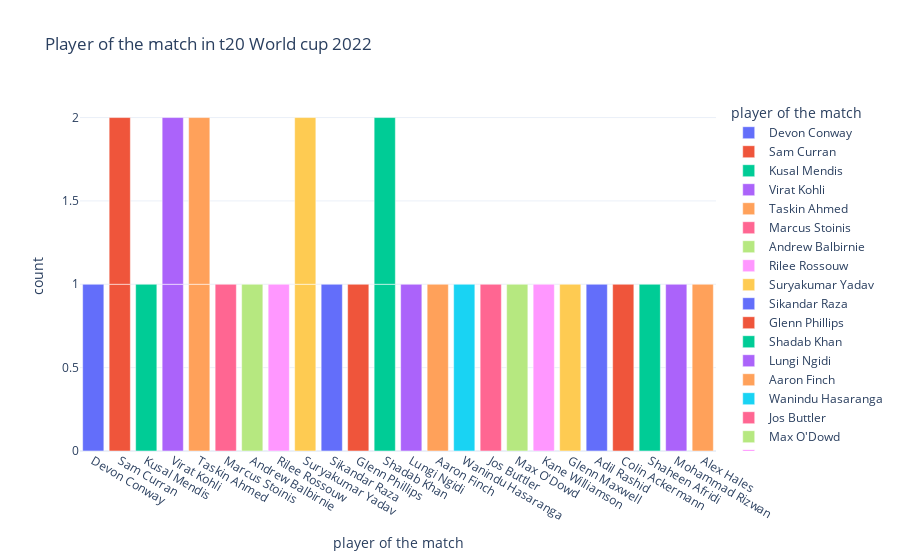

Notebook code cell kept with this figure:
### Markdown cell above
### Now let’s have a look at the number of player of the match awards in the world cup:

### Code cell
figure=px.bar(data,
              x=data["player of the match"],
              color=data["player of the match"],
              title="Player of the match in t20 World cup 2022")
figure.show()

### Figure 1 — Plotly figure (JSON) as saved in the notebook; plotly's stock layout.template omitted (floating-point values rounded to 4 significant figures)
{"data": [{"alignmentgroup": "True", "hovertemplate": "player of the match=%{x}<br>count=%{y}<extra></extra>", "legendgroup": "Devon Conway", "marker": {"color": "#636efa", "pattern": {"shape": ""}}, "name": "Devon Conway", "offsetgroup": "Devon Conway", "orientation": "v", "showlegend": true, "textposition": "auto", "type": "bar", "x": ["Devon Conway"], "xaxis": "x", "y": [1], "yaxis": "y"}, {"alignmentgroup": "True", "hovertemplate": "player of the match=%{x}<br>count=%{y}<extra></extra>", "legendgroup": "Sam Curran", "marker": {"color": "#EF553B", "pattern": {"shape": ""}}, "name": "Sam Curran", "offsetgroup": "Sam Curran", "orientation": "v", "showlegend": true, "textposition": "auto", "type": "bar", "x": ["Sam Curran", "Sam Curran"], "xaxis": "x", "y": [1, 1], "yaxis": "y"}, {"alignmentgroup": "True", "hovertemplate": "player of the match=%{x}<br>count=%{y}<extra></extra>", "legendgroup": "Kusal Mendis", "marker": {"color": "#00cc96", "pattern": {"shape": ""}}, "name": "Kusal Mendis", "offsetgroup": "Kusal Mendis", "orientation": "v", "showlegend": true, "textposition": "auto", "type": "bar", "x": ["Kusal Mendis"], "xaxis": "x", "y": [1], "yaxis": "y"}, {"alignmentgroup": "True", "hovertemplate": "player of the match=%{x}<br>count=%{y}<extra></extra>", "legendgroup": "Virat Kohli", "marker": {"color": "#ab63fa", "pattern": {"shape": ""}}, "name": "Virat Kohli", "offsetgroup": "Virat Kohli", "orientation": "v", "showlegend": true, "textposition": "auto", "type": "bar", "x": ["Virat Kohli", "Virat Kohli"], "xaxis": "x", "y": [1, 1], "yaxis": "y"}, {"alignmentgroup": "True", "hovertemplate": "player of the match=%{x}<br>count=%{y}<extra></extra>", "legendgroup": "Taskin Ahmed", "marker": {"color": "#FFA15A", "pattern": {"shape": ""}}, "name": "Taskin Ahmed", "offsetgroup": "Taskin Ahmed", "orientation": "v", "showlegend": true, "textposition": "auto", "type": "bar", "x": ["Taskin Ahmed", "Taskin Ahmed"], "xaxis": "x", "y": [1, 1], "yaxis": "y"}, {"alignmentgroup": "True", "hovertemplate": "player of the match=%{x}<br>count=%{y}<extra></extra>", "legendgroup": "Marcus Stoinis", "marker": {"color": "#FF6692", "pattern": {"shape": ""}}, "name": "Marcus Stoinis", "offsetgroup": "Marcus Stoinis", "orientation": "v", "showlegend": true, "textposition": "auto", "type": "bar", "x": ["Marcus Stoinis"], "xaxis": "x", "y": [1], "yaxis": "y"}, {"alignmentgroup": "True", "hovertemplate": "player of the match=%{x}<br>count=%{y}<extra></extra>", "legendgroup": "Andrew Balbirnie", "marker": {"color": "#B6E880", "pattern": {"shape": ""}}, "name": "Andrew Balbirnie", "offsetgroup": "Andrew Balbirnie", "orientation": "v", "showlegend": true, "textposition": "auto", "type": "bar", "x": ["Andrew Balbirnie"], "xaxis": "x", "y": [1], "yaxis": "y"}, {"alignmentgroup": "True", "hovertemplate": "player of the match=%{x}<br>count=%{y}<extra></extra>", "legendgroup": "Rilee Rossouw", "marker": {"color": "#FF97FF", "pattern": {"shape": ""}}, "name": "Rilee Rossouw", "offsetgroup": "Rilee Rossouw", "orientation": "v", "showlegend": true, "textposition": "auto", "type": "bar", "x": ["Rilee Rossouw"], "xaxis": "x", "y": [1], "yaxis": "y"}, {"alignmentgroup": "True", "hovertemplate": "player of the match=%{x}<br>count=%{y}<extra></extra>", "legendgroup": "Suryakumar Yadav", "marker": {"color": "#FECB52", "pattern": {"shape": ""}}, "name": "Suryakumar Yadav", "offsetgroup": "Suryakumar Yadav", "orientation": "v", "showlegend": true, "textposition": "auto", "type": "bar", "x": ["Suryakumar Yadav", "Suryakumar Yadav"], "xaxis": "x", "y": [1, 1], "yaxis": "y"}, {"alignmentgroup": "True", "hovertemplate": "player of the match=%{x}<br>count=%{y}<extra></extra>", "legendgroup": "Sikandar Raza", "marker": {"color": "#636efa", "pattern": {"shape": ""}}, "name": "Sikandar Raza", "offsetgroup": "Sikandar Raza", "orientation": "v", "showlegend": true, "textposition": "auto", "type": "bar", "x": ["Sikandar Raza"], "xaxis": "x", "y": [1], "yaxis": "y"}, {"alignmentgroup": "True", "hovertemplate": "player of the match=%{x}<br>count=%{y}<extra></extra>", "legendgroup": "Glenn Phillips", "marker": {"color": "#EF553B", "pattern": {"shape": ""}}, "name": "Glenn Phillips", "offsetgroup": "Glenn Phillips", "orientation": "v", "showlegend": true, "textposition": "auto", "type": "bar", "x": ["Glenn Phillips"], "xaxis": "x", "y": [1], "yaxis": "y"}, {"alignmentgroup": "True", "hovertemplate": "player of the match=%{x}<br>count=%{y}<extra></extra>", "legendgroup": "Shadab Khan", "marker": {"color": "#00cc96", "pattern": {"shape": ""}}, "name": "Shadab Khan", "offsetgroup": "Shadab Khan", "orientation": "v", "showlegend": true, "textposition": "auto", "type": "bar", "x": ["Shadab Khan", "Shadab Khan"], "xaxis": "x", "y": [1, 1], "yaxis": "y"}, {"alignmentgroup": "True", "hovertemplate": "player of the match=%{x}<br>count=%{y}<extra></extra>", "legendgroup": "Lungi Ngidi", "marker": {"color": "#ab63fa", "pattern": {"shape": ""}}, "name": "Lungi Ngidi", "offsetgroup": "Lungi Ngidi", "orientation": "v", "showlegend": true, "textposition": "auto", "type": "bar", "x": ["Lungi Ngidi"], "xaxis": "x", "y": [1], "yaxis": "y"}, {"alignmentgroup": "True", "hovertemplate": "player of the match=%{x}<br>count=%{y}<extra></extra>", "legendgroup": "Aaron Finch", "marker": {"color": "#FFA15A", "pattern": {"shape": ""}}, "name": "Aaron Finch", "offsetgroup": "Aaron Finch", "orientation": "v", "showlegend": true, "textposition": "auto", "type": "bar", "x": ["Aaron Finch"], "xaxis": "x", "y": [1], "yaxis": "y"}, {"alignmentgroup": "True", "hovertemplate": "player of the match=%{x}<br>count=%{y}<extra></extra>", "legendgroup": "Wanindu Hasaranga", "marker": {"color": "#19d3f3", "pattern": {"shape": ""}}, "name": "Wanindu Hasaranga", "offsetgroup": "Wanindu Hasaranga", "orientation": "v", "showlegend": true, "textposition": "auto", "type": "bar", "x": ["Wanindu Hasaranga"], "xaxis": "x", "y": [1], "yaxis": "y"}, {"alignmentgroup": "True", "hovertemplate": "player of the match=%{x}<br>count=%{y}<extra></extra>", "legendgroup": "Jos Buttler", "marker": {"color": "#FF6692", "pattern": {"shape": ""}}, "name": "Jos Buttler", "offsetgroup": "Jos Buttler", "orientation": "v", "showlegend": true, "textposition": "auto", "type": "bar", "x": ["Jos Buttler"], "xaxis": "x", "y": [1], "yaxis": "y"}, {"alignmentgroup": "True", "hovertemplate": "player of the match=%{x}<br>count=%{y}<extra></extra>", "legendgroup": "Max O'Dowd", "marker": {"color": "#B6E880", "pattern": {"shape": ""}}, "name": "Max O'Dowd", "offsetgroup": "Max O'Dowd", "orientation": "v", "showlegend": true, "textposition": "auto", "type": "bar", "x": ["Max O'Dowd"], "xaxis": "x", "y": [1], "yaxis": "y"}, {"alignmentgroup": "True", "hovertemplate": "player of the match=%{x}<br>count=%{y}<extra></extra>", "legendgroup": "Kane Williamson", "marker": {"color": "#FF97FF", "pattern": {"shape": ""}}, "name": "Kane Williamson", "offsetgroup": "Kane Williamson", "orientation": "v", "showlegend": true, "textposition": "auto", "type": "bar", "x": ["Kane Williamson"], "xaxis": "x", "y": [1], "yaxis": "y"}, {"alignmentgroup": "True", "hovertemplate": "player of the match=%{x}<br>count=%{y}<extra></extra>", "legendgroup": "Glenn Maxwell", "marker": {"color": "#FECB52", "pattern": {"shape": ""}}, "name": "Glenn Maxwell", "offsetgroup": "Glenn Maxwell", "orientation": "v", "showlegend": true, "textposition": "auto", "type": "bar", "x": ["Glenn Maxwell"], "xaxis": "x", "y": [1], "yaxis": "y"}, {"alignmentgroup": "True", "hovertemplate": "player of the match=%{x}<br>count=%{y}<extra></extra>", "legendgroup": "Adil Rashid", "marker": {"color": "#636efa", "pattern": {"shape": ""}}, "name": "Adil Rashid", "offsetgroup": "Adil Rashid", "orientation": "v", "showlegend": true, "textposition": "auto", "type": "bar", "x": ["Adil Rashid"], "xaxis": "x", "y": [1], "yaxis": "y"}, {"alignmentgroup": "True", "hovertemplate": "player of the match=%{x}<br>count=%{y}<extra></extra>", "legendgroup": "Colin Ackermann", "marker": {"color": "#EF553B", "pattern": {"shape": ""}}, "name": "Colin Ackermann", "offsetgroup": "Colin Ackermann", "orientation": "v", "showlegend": true, "textposition": "auto", "type": "bar", "x": ["Colin Ackermann"], "xaxis": "x", "y": [1], "yaxis": "y"}, {"alignmentgroup": "True", "hovertemplate": "player of the match=%{x}<br>count=%{y}<extra></extra>", "legendgroup": "Shaheen Afridi", "marker": {"color": "#00cc96", "pattern": {"shape": ""}}, "name": "Shaheen Afridi", "offsetgroup": "Shaheen Afridi", "orientation": "v", "showlegend": true, "textposition": "auto", "type": "bar", "x": ["Shaheen Afridi"], "xaxis": "x", "y": [1], "yaxis": "y"}, {"alignmentgroup": "True", "hovertemplate": "player of the match=%{x}<br>count=%{y}<extra></extra>", "legendgroup": "Mohammad Rizwan", "marker": {"color": "#ab63fa", "pattern": {"shape": ""}}, "name": "Mohammad Rizwan", "offsetgroup": "Mohammad Rizwan", "orientation": "v", "showlegend": true, "textposition": "auto", "type": "bar", "x": ["Mohammad Rizwan"], "xaxis": "x", "y": [1], "yaxis": "y"}, {"alignmentgroup": "True", "hovertemplate": "player of the match=%{x}<br>count=%{y}<extra></extra>", "legendgroup": "Alex Hales", "marker": {"color": "#FFA15A", "pattern": {"shape": ""}}, "name": "Alex Hales", "offsetgroup": "Alex Hales", "orientation": "v", "showlegend": true, "textposition": "auto", "type": "bar", "x": ["Alex Hales"], "xaxis": "x", "y": [1], "yaxis": "y"}], "layout": {"barmode": "relative", "legend": {"title": {"text": "player of the match"}, "tracegroupgap": 0}, "title": {"text": "Player of the match in t20 World cup 2022"}, "xaxis": {"anchor": "y", "categoryarray": ["Devon Conway", "Sam Curran", "Kusal Mendis", "Virat Kohli", "Taskin Ahmed", null, "Marcus Stoinis", "Andrew Balbirnie", "Rilee Rossouw", "Suryakumar Yadav", "Sikandar Raza", "Glenn Phillips", "Shadab Khan", "Lungi Ngidi", "Aaron Finch", "Wanindu Hasaranga", "Jos Buttler", "Max O'Dowd", "Kane Williamson", "Glenn Maxwell", "Adil Rashid", "Colin Ackermann", "Shaheen Afridi", "Mohammad Rizwan", "Alex Hales"], "categoryorder": "array", "domain": [0, 1], "title": {"text": "player of the match"}}, "yaxis": {"anchor": "x", "domain": [0, 1], "title": {"text": "count"}}}}
